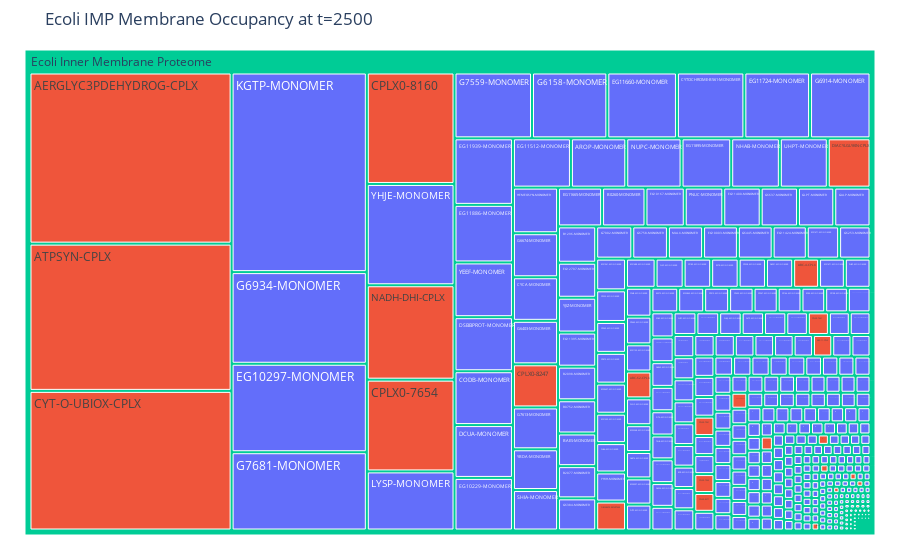

Write notebook code for a chart like this one.
### Code cell
fig = px.treemap(df_scatter_plot,\
                 path=[px.Constant("Ecoli Inner Membrane Proteome"), 'protein'], \
                 values="t2500_area_trans", custom_data = ["common_name", "t2500_area_trans_percent"], color = "type", \
                 title="Ecoli IMP Membrane Occupancy at t=2500")
# fig.data[0].textinfo = 'name'
# fig.update_traces(textinfo='label+text', textfont_size=12)
fig.update_traces(hovertemplate='''Area: %{value} <br>Percent: %{customdata[1]}<br>Name: %{customdata[0]}''')

fig.update_traces(root_color="lightgrey")
fig.update_layout(margin = dict(t=50, l=25, r=25, b=25))

fig.show()

### Figure 1 — Plotly figure (JSON) as saved in the notebook; plotly's stock layout.template omitted (floating-point values rounded to 4 significant figures; data arrays with more than 128 entries replaced by an {"elided": "..."} marker saying what was removed)
{"data": [{"branchvalues": "total", "customdata": {"elided": "415x3 mixed values"}, "domain": {"x": [0, 1], "y": [0, 1]}, "hovertemplate": "Area: %{value} <br>Percent: %{customdata[1]}<br>Name: %{customdata[0]}", "ids": {"elided": "415 str values"}, "labels": {"elided": "415 str values"}, "marker": {"colors": {"elided": "415 str values"}}, "name": "", "parents": {"elided": "415 str values"}, "root": {"color": "lightgrey"}, "type": "treemap", "values": {"elided": "415 float values"}}], "layout": {"legend": {"tracegroupgap": 0}, "margin": {"b": 25, "l": 25, "r": 25, "t": 50}, "title": {"text": "Ecoli IMP Membrane Occupancy at t=2500"}}}
